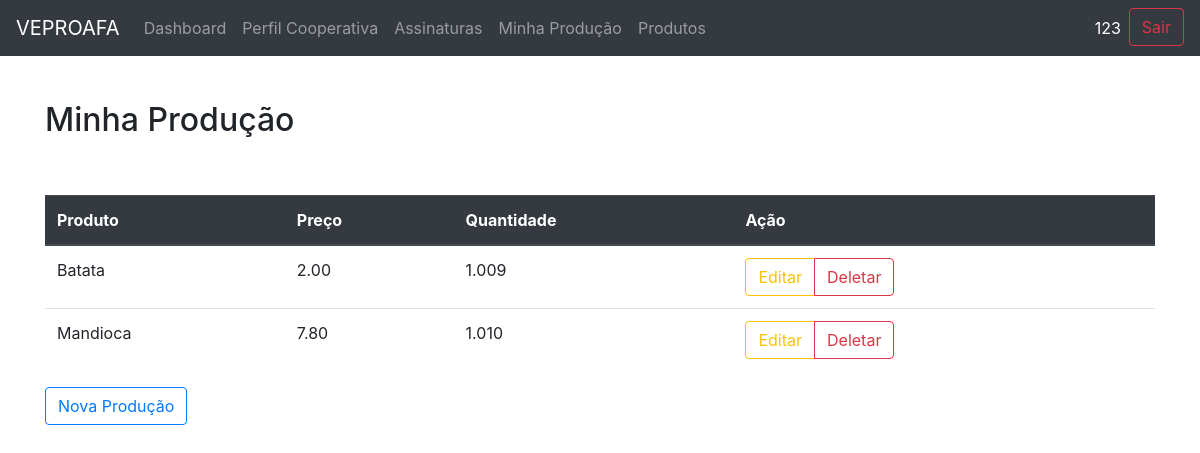
/veproafa/producao/list/ (signed in), run on the app's committed database.
### app_base/models.py (models this page shows, shortened)
class Producao(models.Model):
    cooperativa= models.ForeignKey('Cooperativa',null=False,blank=False,on_delete= models.PROTECT)
    produto=models.ForeignKey(Produto,null=False,blank=False,on_delete= models.PROTECT)
    preco=models.DecimalField(max_digits=3,decimal_places=2)
    quantidade= models.DecimalField(decimal_places=3, max_digits=6)

class Produto(models.Model):
    nome = models.CharField(max_length=80)
    tipo = models.CharField(max_length=25)
    un_medida = models.CharField(max_length=2)
    foto = models.ImageField(upload_to='img_produtos', null=True, blank=True)

### app_base/views.py (the view)
# urls.py: path('producao/list/', views.producao_list,name='producao_list'),
def producao_list(request):
    cooperativa=Cooperativa.objects.filter(usuario__id=request.user.id).first()
    producoes=Producao.objects.filter(cooperativa=cooperativa)
    return render(request,'producao/list.html',{'producoes':producoes})

### app_base/templatetags/auth_extras.py (called while the page is built)
@register.filter(name='has_group')
def has_group(user, group_name):
    group = Group.objects.get(name=group_name)
    return True if group in user.groups.all() else False

### templates/producao/list.html (shortened to what this page needs)
{% extends 'base.html' %}
{% block conteudo %}
<h2>Minha Produção</h2>
<br/>
<br/>
<div class="table-responsive">
    <table class="table">
        <thead class="thead-dark">
        <tr>
            <th scope="col">Produto</th>
            <th scope="col">Preço</th>
            <th scope="col">Quantidade</th>
            <th scope="col">Ação</th>
        </tr>
        </thead>
        <tbody>
        {% for producao in producoes %}
        <tr>
            <td>{{ producao.produto.nome }}</td>
            <td>{{ producao.preco }}</td>
            <td>{{ producao.quantidade }}</td>
            <td>
                <div class="btn-group" role="group" aria-label="Basic example">
                    <a href="{% url 'producao_update' producao.id %}" class="btn btn-outline-warning">Editar</a>
                    <a href="{% url 'producao_delete' producao.id %}" class="btn btn-outline-danger">Deletar</a>
                </div>
            </td>
        </tr>
        {% endfor %}
        </tbody>
    </table>
</div>
<a href="{% url 'producao_create'%}" class="btn btn-outline-primary">Nova Produção</a>
{% endblock %}

### templates/base.html (shortened to what this page needs)
{% load static %}
{% load auth_extras %}
<!DOCTYPE html>
<html lang="en">
<head>
    <link rel="stylesheet" href="{% static '/bootstrap/css/bootstrap.min.css' %}"/>
    <link rel="stylesheet" href="{% static '/bootstrap/css/style.css' %}"/>
</head>
<body>
<nav class="navbar navbar-expand-lg navbar-dark bg-dark">
    <a class="navbar-brand" href="#">VEPROAFA</a>
    <div class="collapse navbar-collapse" id="navbarSupportedContent">
        <ul class="navbar-nav mr-auto">
            {% if request.user|has_group:'COOPERATIVA' %}
            <li class="nav-item">
                <a href="{% url 'dashboard' %}" class="nav-link">Dashboard</a>
            </li>
            <li class="nav-item">
                <a href="{% url 'cooperativa_view' %}" class="nav-link">Perfil Cooperativa</a>
            </li>
            <li class="nav-item">
                <a class="nav-link" href="{% url 'assinatura_list' %}">Assinaturas</a>
            </li>
            <li class="nav-item">
                <a class="nav-link" href="{% url 'producao_list' %}">Minha Produção</a>
            </li>
            <li class="nav-item">
                <a href="{% url 'produto_list' %}" class="nav-link">Produtos</a>
            </li>
            {% endif %}
        </ul>
        <ul class="navbar-nav ml-auto">
            <li class="nav-item">
                <a href="#" class="nav-link active">{{ user.username }}</a>
            </li>
            <li class="nav-item">
                <a href="{% url 'my_logout'%}" class="btn btn-outline-danger my-2 my-sm-0">Sair</a>
            </li>
        </ul>
    </div>
</nav>
<div class="container corretor corretor-card">
    {% block conteudo %}
    {% endblock %}
</div>
</body>
</html>

### data on the page
Producao: produto.nome "Batata", preco "2.00", quantidade "1.009"
Producao: produto.nome "Mandioca", preco "7.80", quantidade "1.010"

### other printed values
{{ user.username }} "123"
